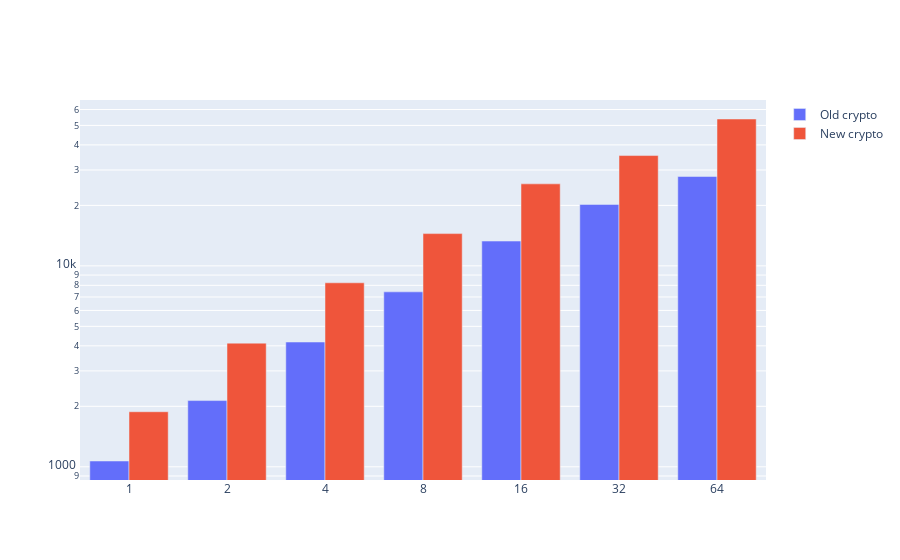
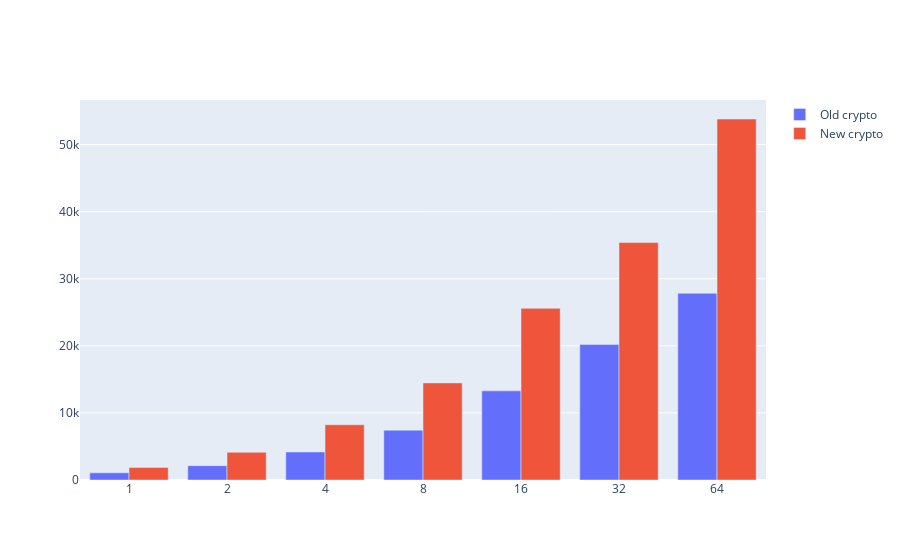

Notebook code cell kept with these figures, in order:
### Code cell
import plotly.graph_objects as go
import numpy as np
import pandas as pd

df0 = pd.read_csv("before.csv")
df1 = pd.read_csv("improved.csv")

fig = go.Figure(data=[
    go.Bar(name='Old crypto', x=df0["cpus"], y=1/(df0["nsop"]*10**-9)),
    go.Bar(name='New crypto', x=df1["cpus"], y=1/(df1["nsop"]*10**-9))
])
# Change the bar mode
fig.update_layout(barmode='group')
fig.update_layout(xaxis_type='category', yaxis_type='log')
fig.show()
fig.update_layout(yaxis_type='linear')
fig.show()

### Figure 1 — Plotly figure (JSON) as saved in the notebook; plotly's stock layout.template omitted (floating-point values rounded to 4 significant figures)
{"data": [{"name": "Old crypto", "type": "bar", "x": [1, 2, 4, 8, 16, 32, 64], "y": [1069.0, 2136.0, 4179.0, 7423.0, 13290.0, 20220.0, 27840.0]}, {"name": "New crypto", "type": "bar", "x": [1, 2, 4, 8, 16, 32, 64], "y": [1879.0, 4125.0, 8237.0, 14470.0, 25590.0, 35400.0, 53820.0]}], "layout": {"autosize": true, "barmode": "group", "xaxis": {"autorange": true, "range": [-0.5, 6.5], "type": "category"}, "yaxis": {"autorange": true, "range": [2.934, 4.825], "type": "log"}}}

### Figure 2 — Plotly figure (JSON) as saved in the notebook; plotly's stock layout.template omitted (floating-point values rounded to 4 significant figures)
{"data": [{"name": "Old crypto", "type": "bar", "x": [1, 2, 4, 8, 16, 32, 64], "y": [1069.0, 2136.0, 4179.0, 7423.0, 13290.0, 20220.0, 27840.0]}, {"name": "New crypto", "type": "bar", "x": [1, 2, 4, 8, 16, 32, 64], "y": [1879.0, 4125.0, 8237.0, 14470.0, 25590.0, 35400.0, 53820.0]}], "layout": {"autosize": true, "barmode": "group", "xaxis": {"autorange": true, "range": [-0.5, 6.5], "type": "category"}, "yaxis": {"autorange": true, "range": [0, 56650.0], "type": "linear"}}}
